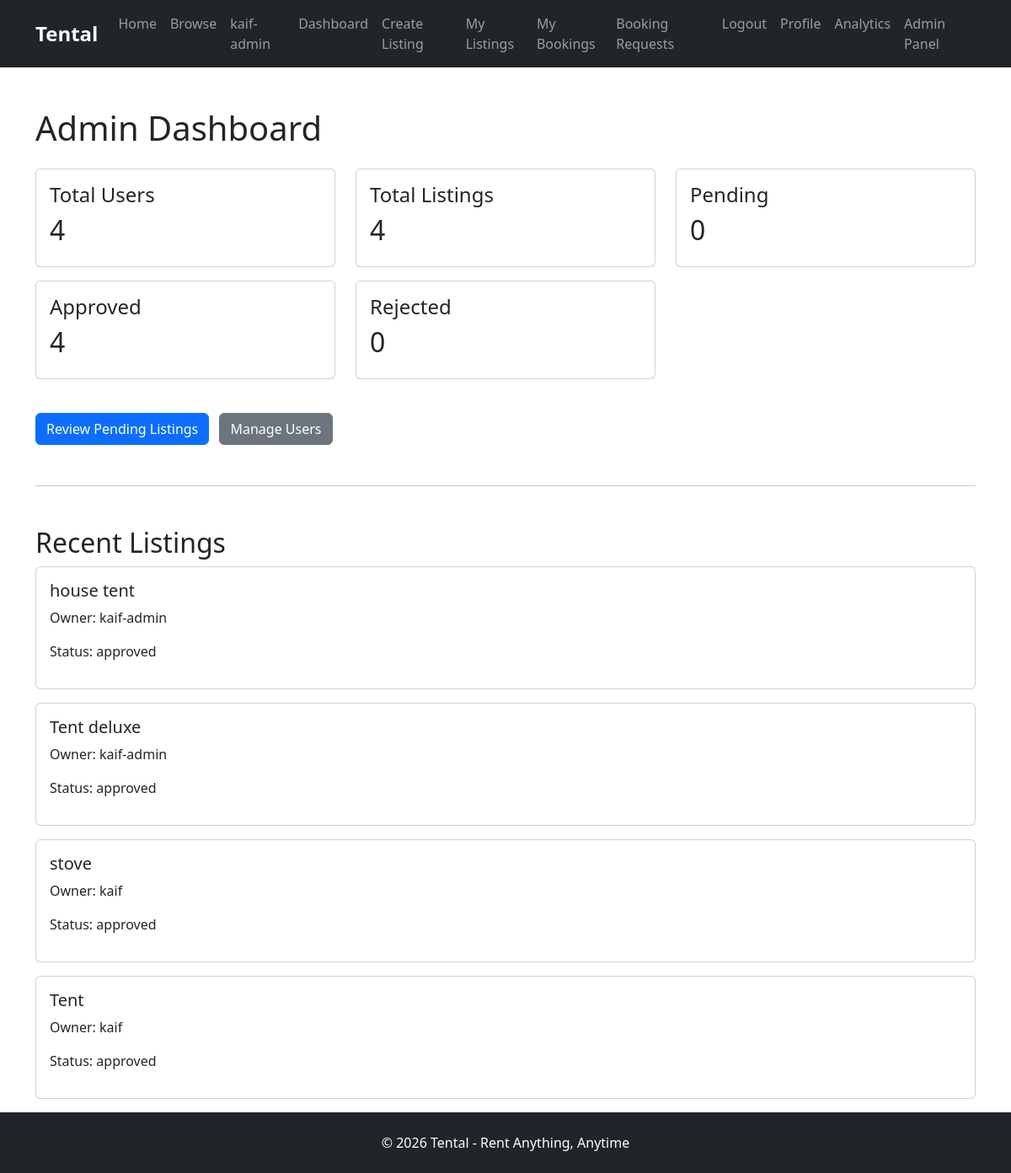
The app's page /admin/dashboard (signed in) with its own data.
### models/user.py (models this page shows)
class User(UserMixin, db.Model):
    id = db.Column(db.Integer, primary_key=True)
    name = db.Column(
        db.String(100),
        nullable=False
    )
    email = db.Column(
        db.String(120),
        unique=True,
        nullable=False
    )
    password = db.Column(
        db.String(255),
        nullable=False
    )
    rentals = db.relationship(
        "RentalItem",
        backref="owner",
        lazy=True
    )
    is_admin = db.Column(
        db.Boolean,
        default=True
    )
    is_active_user = db.Column(
        db.Boolean,
        default=True
    )
    bookings = db.relationship(
        "Booking",
        backref="user",
        lazy=True
    )
    reviews = db.relationship(
        "Review",
        backref="user",
        lazy=True
    )

### models/rental_item.py (models this page shows)
class RentalItem(db.Model):
    id = db.Column(db.Integer, primary_key=True)
    title = db.Column(db.String(100), nullable=False)
    description = db.Column(db.Text, nullable=False)
    price_per_day = db.Column(db.Float, nullable=False)
    category = db.Column(db.String(100), nullable=False)
    user_id = db.Column(
        db.Integer,
        db.ForeignKey("user.id"),
        nullable=False
    )
    status = db.Column(
        db.String(20),
        default="pending"
    )
    image = db.Column(
        db.String(255)
    )
    bookings = db.relationship(
        "Booking",
        backref="rental_item",
        lazy=True
    )
    quantity = db.Column(
        db.Integer,
        nullable=False,
        default=1
    )
    security_deposit = db.Column(
        db.Float,
        nullable=False,
        default=0
    )
    reviews = db.relationship(
        "Review",
        backref="rental_item",
        lazy=True,
        cascade="all, delete-orphan"
    )

### routes/main.py (the view)
@main.route("/admin/dashboard")
@login_required
def admin_dashboard():
    if not current_user.is_admin:
        return "Access Denied"
    total_users = User.query.count()
    total_listings = RentalItem.query.count()
    pending_listings = RentalItem.query.filter_by(
        status="pending"
    ).count()
    approved_listings = RentalItem.query.filter_by(
        status="approved"
    ).count()
    rejected_listings = RentalItem.query.filter_by(
        status="rejected"
    ).count()
    recent_listings = RentalItem.query.order_by(
        RentalItem.id.desc()
    ).limit(5).all()
    return render_template(
        "admin/dashboard.html",
        total_users=total_users,
        total_listings=total_listings,
        pending_listings=pending_listings,
        approved_listings=approved_listings,
        rejected_listings=rejected_listings,
        recent_listings=recent_listings
    )

### models/user.py (called while the page is built)
@login_manager.user_loader
def load_user(user_id):
    return User.query.get(int(user_id))

### templates/admin/dashboard.html
{% extends "base.html" %} {% block content %}
<div class="container mt-5">
  <h1 class="mb-4">Admin Dashboard</h1>
  <div class="row">
    <div class="col-md-4 mb-3">
      <div class="card">
        <div class="card-body">
          <h4>Total Users</h4>
          <h2>{{ total_users }}</h2>
        </div>
      </div>
    </div>
    <div class="col-md-4 mb-3">
      <div class="card">
        <div class="card-body">
          <h4>Total Listings</h4>
          <h2>{{ total_listings }}</h2>
        </div>
      </div>
    </div>
    <div class="col-md-4 mb-3">
      <div class="card">
        <div class="card-body">
          <h4>Pending</h4>
          <h2>{{ pending_listings }}</h2>
        </div>
      </div>
    </div>
    <div class="col-md-4 mb-3">
      <div class="card">
        <div class="card-body">
          <h4>Approved</h4>
          <h2>{{ approved_listings }}</h2>
        </div>
      </div>
    </div>
    <div class="col-md-4 mb-3">
      <div class="card">
        <div class="card-body">
          <h4>Rejected</h4>
          <h2>{{ rejected_listings }}</h2>
        </div>
      </div>
    </div>
  </div>
  <div class="mt-4">
    <a href="{{ url_for('main.admin_listings') }}" class="btn btn-primary">
      Review Pending Listings
    </a>
    <a href="{{ url_for('main.admin_users') }}" class="btn btn-secondary ms-2">
      Manage Users
    </a>
  </div>
  <hr class="my-5" />
  <h2>Recent Listings</h2>
  {% for rental in recent_listings %}
  <div class="card mb-3">
    <div class="card-body">
      <h5>{{ rental.title }}</h5>
      <p>Owner: {{ rental.owner.name }}</p>
      <p>Status: {{ rental.status }}</p>
    </div>
  </div>
  {% endfor %}
</div>
{% endblock %}

### templates/base.html (shortened to what this page needs)
<!doctype html>
<html lang="en">
  <head>
    <link
      href="https://cdn.jsdelivr.net/npm/bootstrap@5.3.7/dist/css/bootstrap.min.css"
      rel="stylesheet"
    />
    <link
      rel="stylesheet"
      href="{{ url_for('static', filename='css/style.css') }}"
    />
  </head>
  <body>
    <nav class="navbar navbar-expand-lg navbar-dark bg-dark">
      <div class="container">
        <a class="navbar-brand" href="#">Tental</a>
        <div class="navbar-nav ms-auto">
          <a class="nav-link" href="{{ url_for('main.home') }}">Home</a>
          <a class="nav-link" href="{{ url_for('main.browse') }}">Browse</a>
          {% if current_user.is_authenticated %}
          <span class="nav-link"> {{ current_user.name }} </span>
          <a class="nav-link" href="{{ url_for('main.owner_dashboard') }}">
            Dashboard
          </a>
          <a class="nav-link" href="{{ url_for('main.create_listing') }}">
            Create Listing
          </a>
          <a class="nav-link" href="{{ url_for('main.my_listings') }}">
            My Listings
          </a>
          <a class="nav-link" href="{{ url_for('main.my_bookings') }}">
            My Bookings
          </a>
          <a class="nav-link" href="{{ url_for('main.booking_requests') }}">
            Booking Requests
          </a>
          <a class="nav-link" href="{{ url_for('auth.logout') }}"> Logout </a>
          <a class="nav-link" href="{{ url_for('main.profile') }}"> Profile </a>
          <li class="nav-item">
            <a class="nav-link" href="{{ url_for('main.analytics') }}">
              Analytics
            </a>
          </li>
          {% if current_user.is_authenticated and current_user.is_admin %}
          <a class="nav-link" href="{{ url_for('main.admin_dashboard') }}">
            Admin Panel
          </a>
          {% endif %} {% else %}
          <a class="nav-link" href="{{ url_for('auth.login') }}"> Login </a>
          <a class="nav-link" href="{{ url_for('auth.register') }}">
            Register
          </a>
          {% endif %}
        </div>
      </div>
    </nav>
    <main class="flex-grow-1">{% block content %} {% endblock %}</main>
    <footer id="footer-section" class="bg-dark text-white text-center py-4">
      <p class="mb-0">© 2026 Tental - Rent Anything, Anytime</p>
    </footer>
  </body>
</html>

### static/css/style.css (style rules this page uses)
:root { --primary-color: #2E8B57; --secondary-color: #1E293B; }
html, body { height: 100%; }
body { display: flex; flex-direction: column; }
#footer-section { margin-top: auto; }
.navbar-brand { font-size: 1.5rem; font-weight: 700; }

### records on screen
User: name "kaif-admin"
RentalItem: title "house tent", owner.name "kaif-admin", status "approved"
RentalItem: title "Tent deluxe", owner.name "kaif-admin", status "approved"
RentalItem: title "stove", owner.name "kaif", status "approved"
RentalItem: title "Tent", owner.name "kaif", status "approved"

### other values on screen
{{ total_users }} "4"
{{ total_listings }} "4"
{{ pending_listings }} "0"
{{ approved_listings }} "4"
{{ rejected_listings }} "0"
